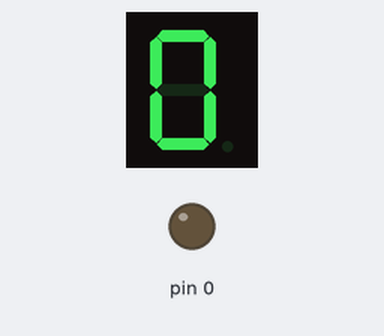
The sketch below on a simulated Arduino Uno, built with avr-gcc and run on an emulated ATmega328P. On the bench: 1-digit seven-segment display, output pins drawn as LEDs (lit = HIGH). Wiring (inferred from the names in the program): 1-digit 7-segment display, segments lit when LOW: segments pin 2, pin 3, pin 4, pin 5, pin 6, pin 7, pin 8. The segment pins are drawn as the display they are named for; pins used as bus, display or sensor lines are not drawn.

Above: at 0.1 s.
At 1.1 s:
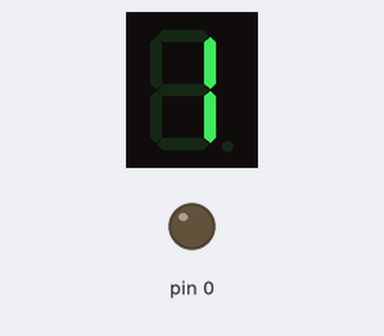
At 2.1 s:
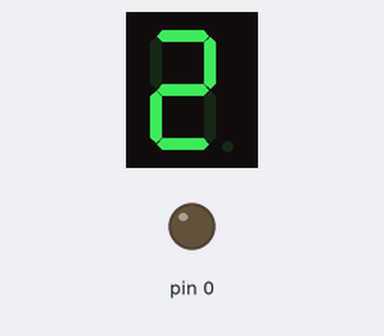
At 5.1 s:
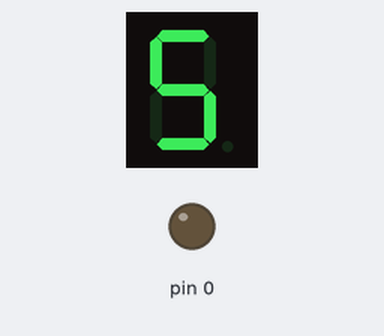
At 10.1 s:
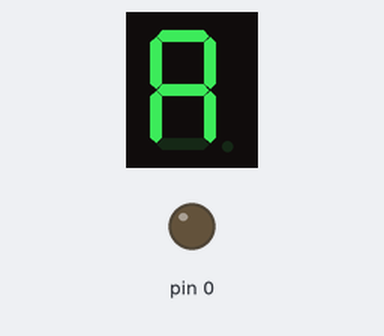
At 12.1 s:
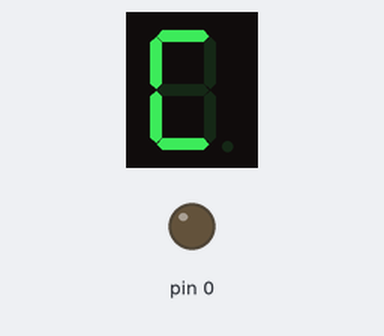

The sketch:

Display_7_Segmentos.ino
```cpp
const int display[14][7] = {    // Declaramos nuestra variable con 7 pines y 14 formas  de la 0 al caractyer D
    {0, 0, 0, 0, 0, 0, 1},   // Digito cero
    {1, 0, 0, 1, 1, 1, 1},   // Digito uno
    {0, 0, 1, 0, 0, 1, 0},   // Digito dos
    {0, 0, 0, 0, 1, 1, 0},   // Digito tres
    {1, 0, 0, 1, 1, 0, 0},   // Digito cuatro
    {0, 1, 0, 0, 1, 0, 0},   // Digito cinco
    {0, 1, 0, 0, 0, 0, 0},   // Digito seis
    {0, 0, 0, 1, 1, 1, 1},   // Digito siete
    {0, 0, 0, 0, 0, 0, 0},   // Digito ocho
    {0, 0, 0, 0, 1, 0, 0},   // Digito nueve
    {0, 0, 0, 1, 0, 0, 0},   // Caracter A
    {0, 0, 0, 0, 0, 0, 0},   // Caracter B
    {0, 1, 1, 0, 0, 0, 1},   // Caracter C
    {0, 0, 0, 0, 0, 0, 1}    // Caracter D
};
int digitPins[] = {2, 3, 4, 5, 6, 7, 8};

void setup() {
for(int a = 0; a<=7; a++){
  pinMode(digitPins[a], OUTPUT);
}}

void loop() {
   for (int i = 0; i < 14; i++) {
    for (int j = 0; j < 7; j++) {
      digitalWrite(digitPins[j], display[i][j]);
    }
    delay(1000);   // Esperar 1 segundo antes de pasar al siguiente dígito o carácter
  }
}
```

Measured:
- by itself, everything shown: repeats every 14.0 s, in 13 steps
- what the display in image 1 shows lasts 1.0 s, from 1.0 s to 2.0 s
